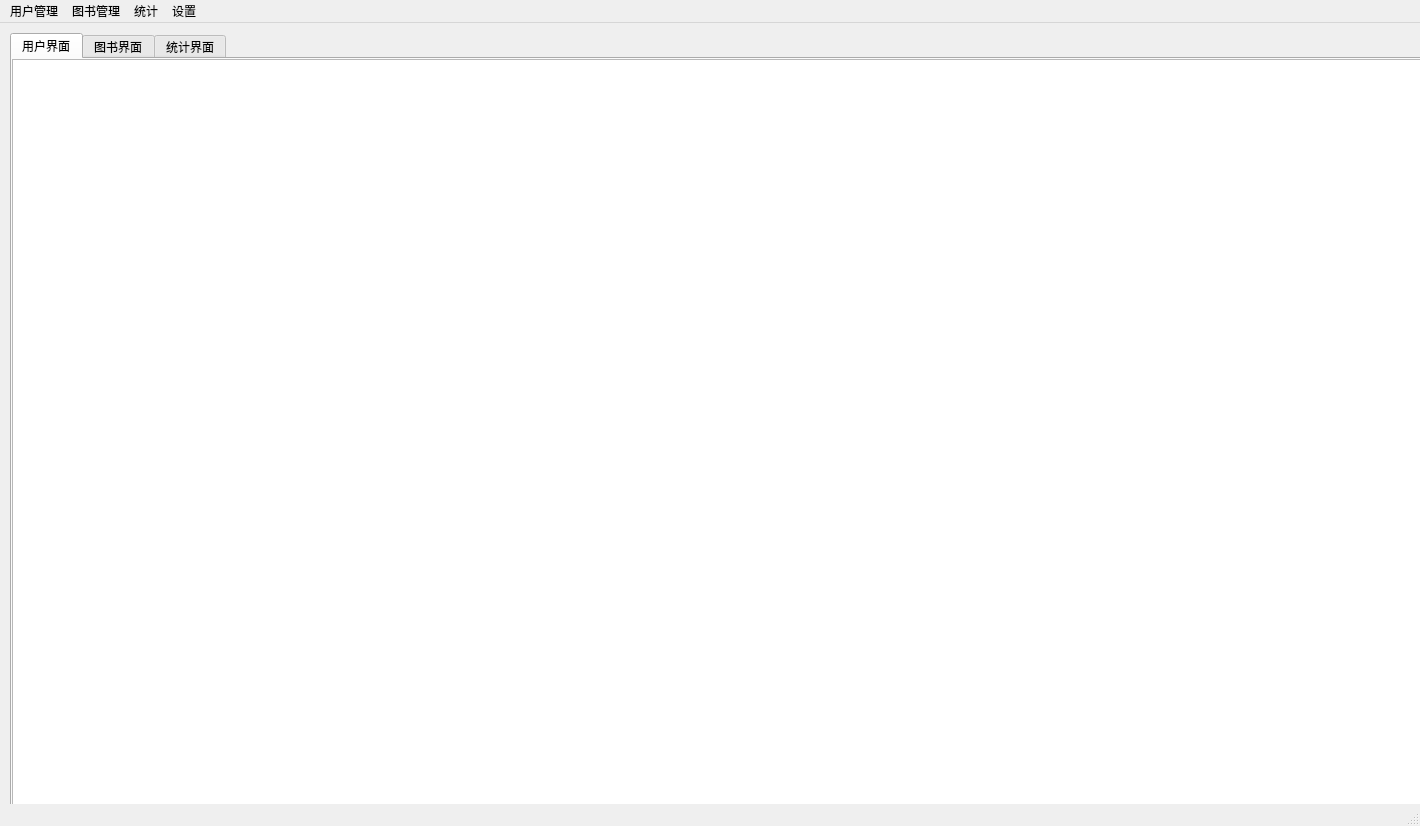
<?xml version="1.0" encoding="UTF-8"?>
<ui version="4.0">
 <class>Adiminster</class>
 <widget class="QMainWindow" name="Adiminster">
  <property name="geometry">
   <rect>
    <x>0</x>
    <y>0</y>
    <width>1420</width>
    <height>826</height>
   </rect>
  </property>
  <property name="windowTitle">
   <string>MainWindow</string>
  </property>
  <widget class="QWidget" name="centralwidget">
   <widget class="QWidget" name="widget_4" native="true">
    <property name="geometry">
     <rect>
      <x>10</x>
      <y>10</y>
      <width>1511</width>
      <height>881</height>
     </rect>
    </property>
    <widget class="QTabWidget" name="tabWidget">
     <property name="geometry">
      <rect>
       <x>0</x>
       <y>0</y>
       <width>1651</width>
       <height>891</height>
      </rect>
     </property>
     <property name="currentIndex">
      <number>0</number>
     </property>
     <widget class="QWidget" name="tab">
      <attribute name="title">
       <string>用户界面</string>
      </attribute>
      <widget class="QTableView" name="userDataTableView">
       <property name="geometry">
        <rect>
         <x>0</x>
         <y>0</y>
         <width>1451</width>
         <height>771</height>
        </rect>
       </property>
      </widget>
     </widget>
     <widget class="QWidget" name="tab_2">
      <attribute name="title">
       <string>图书界面</string>
      </attribute>
      <widget class="QTableView" name="bookDataTableView">
       <property name="geometry">
        <rect>
         <x>0</x>
         <y>0</y>
         <width>1371</width>
         <height>781</height>
        </rect>
       </property>
      </widget>
     </widget>
     <widget class="QWidget" name="tab_3">
      <attribute name="title">
       <string>统计界面</string>
      </attribute>
      <widget class="QTableView" name="countTableView">
       <property name="geometry">
        <rect>
         <x>0</x>
         <y>0</y>
         <width>1511</width>
         <height>841</height>
        </rect>
       </property>
      </widget>
      <widget class="QCustomPlot" name="drawPaint" native="true">
       <property name="geometry">
        <rect>
         <x>110</x>
         <y>10</y>
         <width>1011</width>
         <height>661</height>
        </rect>
       </property>
      </widget>
      <widget class="QPushButton" name="drawBtn">
       <property name="geometry">
        <rect>
         <x>1140</x>
         <y>10</y>
         <width>101</width>
         <height>28</height>
        </rect>
       </property>
       <property name="text">
        <string>绘制统计结果</string>
       </property>
      </widget>
     </widget>
    </widget>
   </widget>
  </widget>
  <widget class="QMenuBar" name="menubar">
   <property name="geometry">
    <rect>
     <x>0</x>
     <y>0</y>
     <width>1420</width>
     <height>26</height>
    </rect>
   </property>
   <widget class="QMenu" name="menu">
    <property name="title">
     <string>用户管理</string>
    </property>
    <addaction name="actionaddUser"/>
    <addaction name="actionsearchUser"/>
    <addaction name="action"/>
    <addaction name="patchAppendUser_action"/>
   </widget>
   <widget class="QMenu" name="menu_2">
    <property name="title">
     <string>图书管理</string>
    </property>
    <addaction name="actionaddBook"/>
    <addaction name="actionsearchBook"/>
    <addaction name="batchAppendBook_action"/>
   </widget>
   <widget class="QMenu" name="menu_3">
    <property name="title">
     <string>统计</string>
    </property>
    <addaction name="actionborrowBookRanking"/>
    <addaction name="actionuserBorrowRanking"/>
    <addaction name="actionuserCollegeRanking"/>
    <addaction name="actionGenderReadingComparation"/>
    <addaction name="action_2"/>
   </widget>
   <widget class="QMenu" name="menu_4">
    <property name="title">
     <string>设置</string>
    </property>
    <addaction name="actionchangeAdmin"/>
    <addaction name="actionchangeUser_2"/>
    <addaction name="actionexit"/>
   </widget>
   <addaction name="menu"/>
   <addaction name="menu_2"/>
   <addaction name="menu_3"/>
   <addaction name="menu_4"/>
  </widget>
  <widget class="QStatusBar" name="statusbar"/>
  <action name="actionaddUser">
   <property name="text">
    <string>增加用户</string>
   </property>
  </action>
  <action name="actionsearchUser">
   <property name="text">
    <string>查找学生</string>
   </property>
   <property name="toolTip">
    <string>查找学生</string>
   </property>
  </action>
  <action name="actionaddBook">
   <property name="text">
    <string>添加书籍</string>
   </property>
  </action>
  <action name="actionsearchBook">
   <property name="text">
    <string>查找书籍</string>
   </property>
  </action>
  <action name="actionborrowBookRanking">
   <property name="text">
    <string>借阅总排行榜</string>
   </property>
  </action>
  <action name="actionuserBorrowRanking">
   <property name="text">
    <string>用户借阅排行榜</string>
   </property>
  </action>
  <action name="actionuserCollegeRanking">
   <property name="text">
    <string>学院借阅排行榜</string>
   </property>
  </action>
  <action name="actionchangeAdmin">
   <property name="text">
    <string>切换账号</string>
   </property>
  </action>
  <action name="actionchangeUser_2">
   <property name="text">
    <string>修改密码</string>
   </property>
  </action>
  <action name="actionexit">
   <property name="text">
    <string>退出</string>
   </property>
  </action>
  <action name="actionGenderReadingComparation">
   <property name="text">
    <string>男女阅读量对比</string>
   </property>
  </action>
  <action name="action">
   <property name="text">
    <string>查找老师</string>
   </property>
  </action>
  <action name="action_2">
   <property name="text">
    <string>图片导出</string>
   </property>
   <property name="toolTip">
    <string>image_output</string>
   </property>
  </action>
  <action name="batchAppendBook_action">
   <property name="text">
    <string>批量追加书籍</string>
   </property>
  </action>
  <action name="patchAppendUser_action">
   <property name="text">
    <string>批量追加用户</string>
   </property>
  </action>
 </widget>
 <customwidgets>
  <customwidget>
   <class>QCustomPlot</class>
   <extends>QWidget</extends>
   <header>qcustomplot.h</header>
   <container>1</container>
  </customwidget>
 </customwidgets>
 <resources/>
 <connections/>
</ui>
